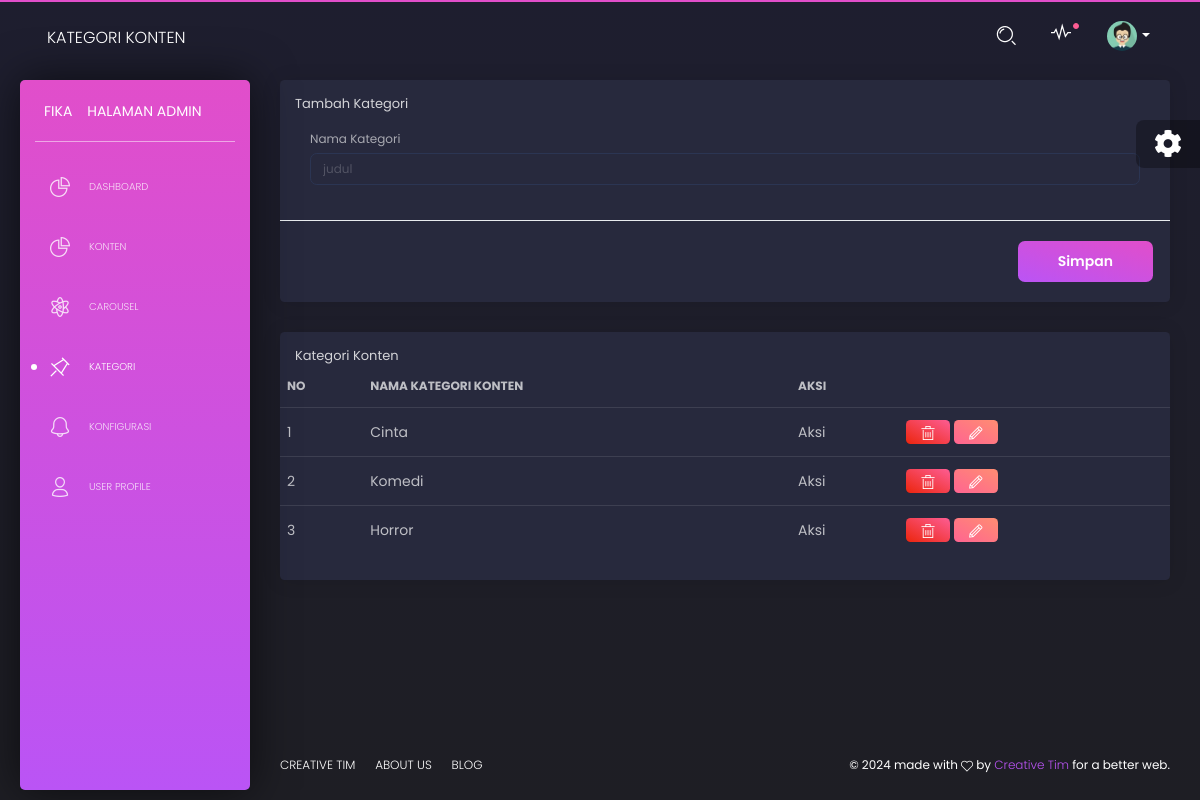
The app's page /index.php/admin/kategori with its own data.
### tables this page shows
CREATE TABLE `kategori` (
  `id_kategori` int NOT NULL,
  `nama_kategori` varchar(200) NOT NULL
);

### application/controllers/admin/Kategori.php (called while the page is built, shortened)
<?php
class Kategori extends CI_Controller
{
    public function __construct()
    {
        $this->load->model("User_model");
    }
    public function index()
    {
        $this->db->from('kategori');
        $this->db->order_by('id_kategori', 'ASC');
        $kategori= $this->db->get()->result_array();
        $data = array(
            'judul_halaman' => 'Kategori Konten',
            'kategori'          => $kategori
        );
        $this->load->view('admin/kategori_index', $data);
    }
}

### index.php (called while the page is built, shortened)
<?php
require_once BASEPATH.'core/CodeIgniter.php';

### application/views/admin/kategori_index.php (the view, shortened to what this page needs)
<!DOCTYPE html>
<html lang="en">
<head>
    <?php require_once('css.php') ?>
</head>
<body class=" ">
    <div class="wrapper ">
        <div class="sidebar">
            <div class="sidebar-wrapper">
                <?php require_once('woi.php') ?>
            </div>
            <div class="main-panel">
                <?php require_once('nav.php')?>
                <div class="content">
                    <div class="row">
                        <div class="col-md-12">
                            <div class="container-xxl flex-grow-1 container-p-y">
                                <div class="card">
                                    <form action="<?= base_url('admin/kategori/simpan') ?>" method="post" enctype="multipart/form-data">
                                        <h5 class="card-header">Tambah Kategori</h5>
                                        <div class="card-body">
                                            <div class="col mb-6">
                                                <label for="nameWithTitle" class="form-label">Nama Kategori</label>
                                                <input type="text" id="nameWithTitle" class="form-control" placeholder="judul" name="nama_kategori" required>
                                            </div>
                                        </div>
                                        <div class="modal-footer">
                                            <button type="submit" class="btn btn-primary" fdprocessedid="7zqvqu">Simpan</button>
                                        </div>
                                    </form>
                                </div>
                            </div>
                            <div class="card">
                                <h5 class="card-header">Kategori Konten</h5>
                                <div class="table-responsive text-nowrap">
                                    <table class="table">
                                        <thead>
                                            <tr>
                                                <th>No</th>
                                                <th>Nama Kategori Konten</th>
                                                <th>Aksi</th>
                                            </tr>
                                        </thead>
                                        <tbody class="table-border-bottom-0">
                                            <?php $no = 1;
                                            foreach ($kategori as $aa) { ?>
                                                <tr>
                                                    <td><?= $no; ?></td>
                                                    <td><?= $aa['nama_kategori'] ?></td>
                                                    <td>Aksi</td>
                                                    <td>
                                                        <a class="btn btn-sm btn-danger"
                                                            onClick="return confirm('Apakah anda yakin untuk menghapus ini?')"
                                                            href="<?= base_url('admin/kategori/hapus/' . $aa['id_kategori']) ?>">
                                                            <span class="tim-icons icon-trash-simple"></span>
                                                        </a>
                                                        <a class="btn btn-sm btn-warning"
                                                            href="<?= base_url('admin/kategori/edit/' . $aa['id_kategori']) ?>">
                                                            <span class="tim-icons icon-pencil"></span>
                                                        </a>
                                                    </td>
                                                </tr>
                                            <?php $no++;
                                            } ?>
                                        </tbody>
                                    </table>
                                </div>
                            </div>
                        </div>
                    </div>
                </div>
                <footer class="footer">
                    <div class="container-fluid">
                        <nav>
                            <ul>
                                <li>
                                    <a href="https://www.creative-tim.com">
                                        Creative Tim
                                    </a>
                                </li>
                                <li>
                                    <a href="http://presentation.creative-tim.com">
                                        About Us
                                    </a>
                                </li>
                                <li>
                                    <a href="http://blog.creative-tim.com">
                                        Blog
                                    </a>
                                </li>
                            </ul>
                        </nav>
                        <div class="copyright float-right">
                            ©
                             made with <i class="tim-icons icon-heart-2"></i> by
                            <a href="https://www.creative-tim.com" target="_blank">Creative Tim</a> for a better web.
                        </div>
                </footer>
            </div>
        </div>
        <div class="fixed-plugin">
            <div class="dropdown show-dropdown">
                <a href="#" data-toggle="dropdown">
                    <i class="fa fa-cog fa-2x"> </i>
                </a>
            </div>
        </div>
</body>
</html>

### records on screen
kategori: nama_kategori "Cinta"
kategori: nama_kategori "Komedi"
kategori: nama_kategori "Horror"

### other values on screen
$judul_halaman "KATEGORI KONTEN"
